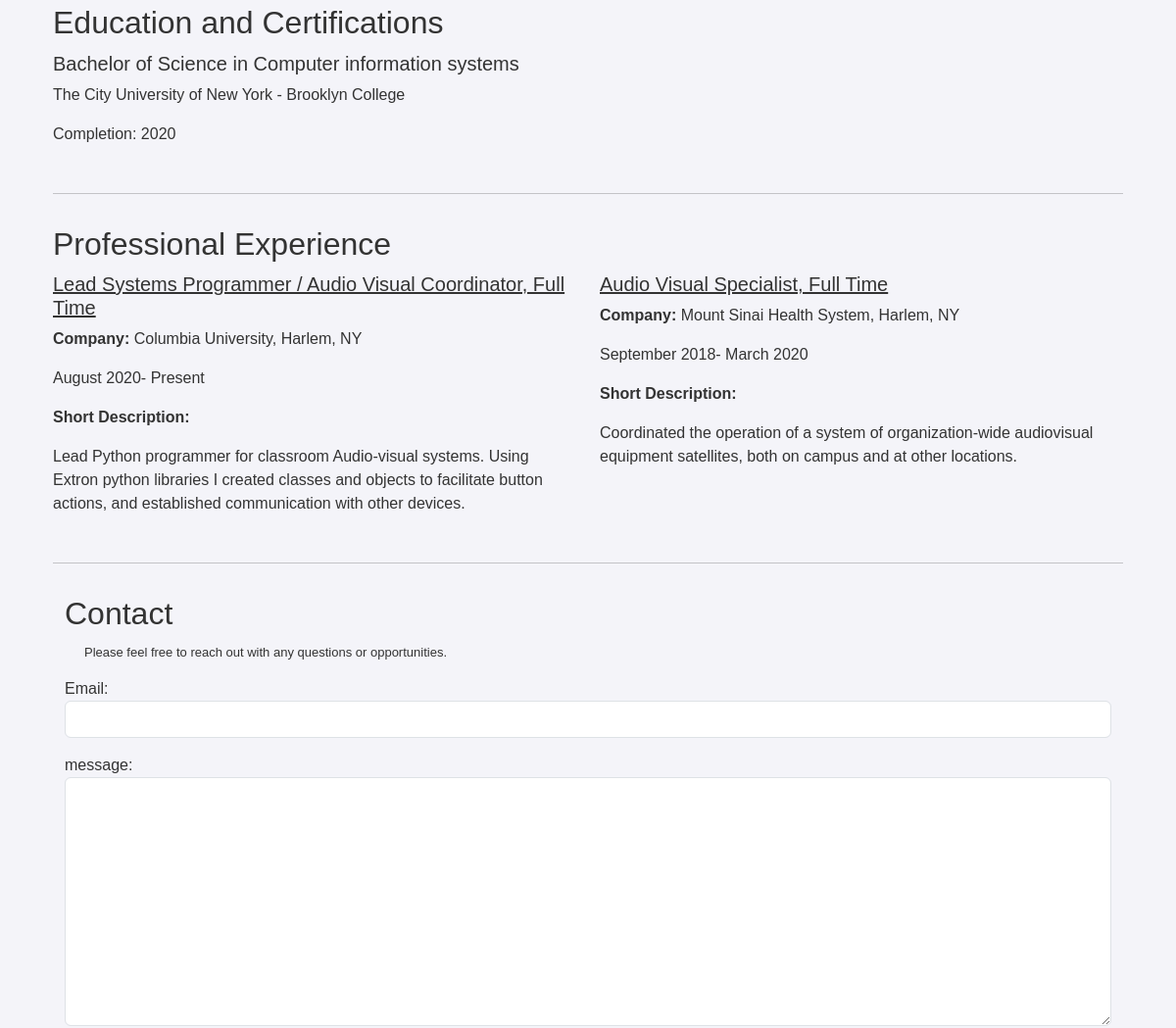
/ (middle part), run on an earlier commit of the app's database.
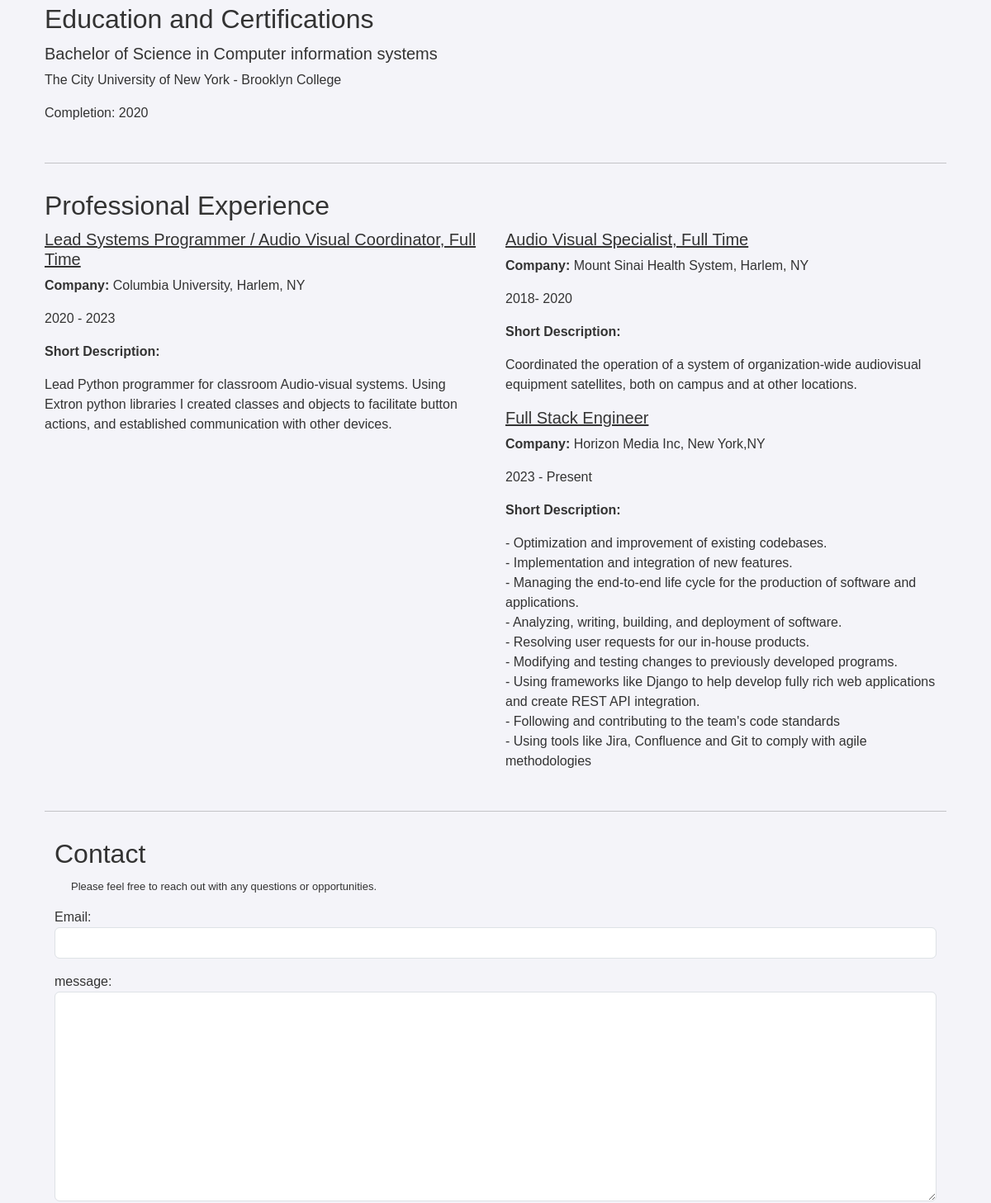
And on a later commit of the database.
### resume/models.py (models this page shows, shortened)
class Education(models.Model):
    title = models.CharField(max_length = 80)
    school_name = models.CharField(max_length = 80)
    description = models.CharField(max_length=200, blank=False, null=False)
    end_year = models.IntegerField(null=False, blank=False)

class Experience(models.Model):
    title = models.CharField(max_length = 200)
    location = models.CharField(max_length = 200)
    description = models.TextField(blank=False, null=False)
    emp_time = models.CharField(max_length = 80)

### resume/views.py (the view)
# urls.py: 2. Add a URL to urlpatterns:  path('', views.home, name='home')
def home(request):
    about = About.objects.get(id=1)
    skills = Skill.objects.all()
    education = Education.objects.all()
    experience = Experience.objects.all()
    projects = Project.objects.all()
    testimonals = Testimonal.objects.all()
    if request.method == "POST":
        email_form = ContactForm(request.POST)
        if email_form.is_valid():
            cd = email_form.cleaned_data
            email = cd['email']
            subject = "Portfolio message from:  " + cd["email"]
            message = cd['message']
            try:
                send_mail(subject=subject,message=message,from_email=email,recipient_list=[settings.RECIPIENT_ADDRESS])
                messages.success(request,'Email Sucessfully Sent, Thank You.')
            except BadHeaderError:
                messages.error(request,'Email Unsucessfully Sent, please check the form.')
                return HttpResponse("Invalid header found.")
            return redirect("/")
    else:
        email_form = ContactForm()
    context = {
        'about': about,
        'skill': skills,
        'education':education,
        'experience': experience,
        'project': projects,
        'testimonal':testimonals,
        'email_form':email_form
    }
    return render(request,'resume/test.html',context)

### resume/forms.py
class ContactForm(forms.Form):
    email = forms.EmailField(label="Email")
    message = forms.CharField(widget=forms.Textarea,label="message")
    email.widget.attrs.update({'class':'form-control'})
    message.widget.attrs.update({'class':'form-control'})

### resume/templates/resume/test.html (shortened to what this page needs)
{% extends 'utils/new_base.html' %}
{% load static %}
{% block content %}
    <main class="container">
        <section id="experience" class="section">
            <h2>Education and Certifications</h2>
            <div class="row">
                <div class="col-md-6 mb-3">
                    {% for school in education|slice:":1" %}
                        <h5>{{school.title}}</h5>
                        <p>{{school.school_name}}</p>
                        <p>Completion: {{school.end_year}}</p>
                    {% endfor %}
                </div>
                <div class="col-md-6 mb-3">
                </div>
            </div>
            <hr>
        </section>
        <section id="experience" class="section">
            <h2>Professional Experience</h2>
            <div class="row">
                <div class="col-md-6 mb-3">
                    {% for job in experience|slice:":1" %}
                        <h5 style="text-decoration: underline;">{{job.title}}</h5>
                        <p><strong>Company:</strong> {{job.location}}</p>
                        <p>{{job.emp_time}}</p>
                        <p><strong>Short Description:</strong> {{job.description|linebreaks}}</p>
                    {% endfor %}
                </div>
                <div class="col-md-6 mb-3">
                    {% for job in experience|slice:"1:" %}
                        <h5 style="text-decoration: underline;">{{job.title}}</h5>
                        <p><strong>Company:</strong> {{job.location}}</p>
                        <p>{{job.emp_time}}</p>
                        <p><strong>Short Description:</strong> {{job.description|linebreaks}}</p>
                    {% endfor %}
                </div>
            </div>
            <hr>
        </section>
        <section id="contact" class="section">
            <div class="container" data-aos="fade-up">
                <div class="section-title">
                    <h2>Contact</h2>
                    <p style="font-size: small; margin-left: 20px;">
                        Please feel free to reach out with any questions or opportunities.
                    </p>
                </div>
                <div class="form-group">
                    <form action="" method="post">
                        {{email_form.as_p}}
                    </form>
                </div>
            </div>
        </section>
    </main>
{% endblock content %}

### resume/templates/utils/new_base.html (shortened to what this page needs)
{% load static %}
<!DOCTYPE html>
<html lang="en">
<head>
    <link href="https://cdn.jsdelivr.net/npm/bootstrap@5.3.0-alpha3/dist/css/bootstrap.min.css" rel="stylesheet">
    <link href="{% static 'css/home.css' %}" rel="stylesheet">
</head>
<body>
    <div class="container">
        {% block content %}{% endblock content %}
    </div>
</body>
</html>

### resume/static/css/home.css (style rules this page uses)
body { font-family: Arial, sans-serif; background-color: #f4f4f9; color: #333; }
main { padding: 2rem; }
.section { margin-bottom: 2rem; }
.section h2 { color: #333; margin-bottom: 10px; }

What changed in the data, as far as the page shows it:
changed Experience "Lead Systems Programmer / Audio Visual Coordinator, Full Time": emp_time "August 2020- Present" → "2020 - 2023"
changed Experience "Audio Visual Specialist, Full Time": emp_time "September 2018- March 2020" → "2018- 2020"
added Experience: title "Full Stack Engineer", location "Horizon Media Inc, New York,NY", emp_time "2023 - Present", description "- Optimization and improvement of existing codebases. - Implementation and integration of new features. - Managing the end-to-end life cycle for the production of software and applications. - Analyzing, writing, building, and deployment of software. - Resolving user requests for our in-house products. - Modifying and testing changes to previously developed programs. - Using frameworks like Django to help develop fully rich web applications and create REST API integration. - Following and contributing to the team's code standards - Using tools like Jira, Confluence and Git to comply with agile methodologies"
